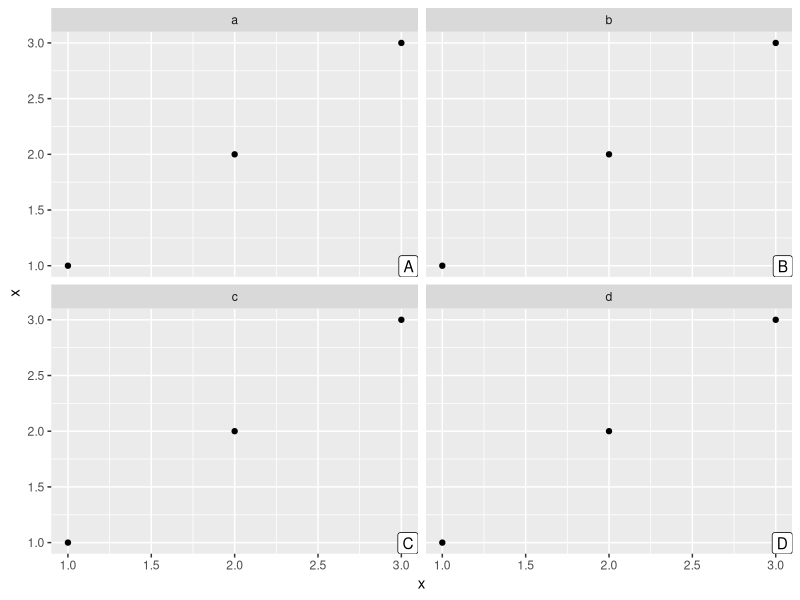

R code for this plot:
# I want to give each facet an alpha code, from A to H since there are eight facets, and draw each code on the top-left of each facet:
# Reference: https://stackoverflow.com/questions/46499396/how-to-add-annotation-on-each-facet

library(ggplot2)

d <- data.frame(x=rep(1:3, 4), f=rep(letters[1:4], each=3))

labels <- data.frame(f=letters[1:4], label=LETTERS[1:4])
ggplot(d, aes(x,x)) +
  facet_wrap(~f) +
  geom_point() +
  geom_label(data = labels, aes(label=label), 
             x = Inf, y = -Inf, hjust=1, vjust=0,
             inherit.aes = FALSE)
